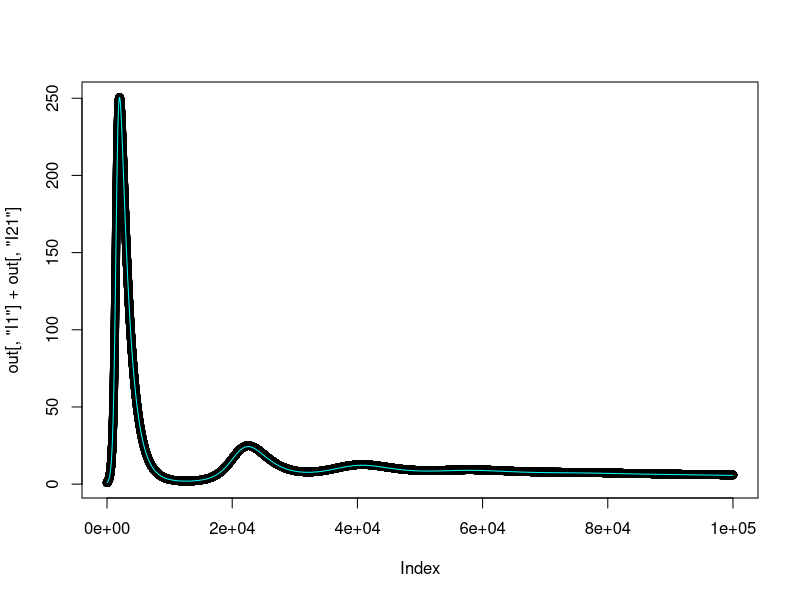
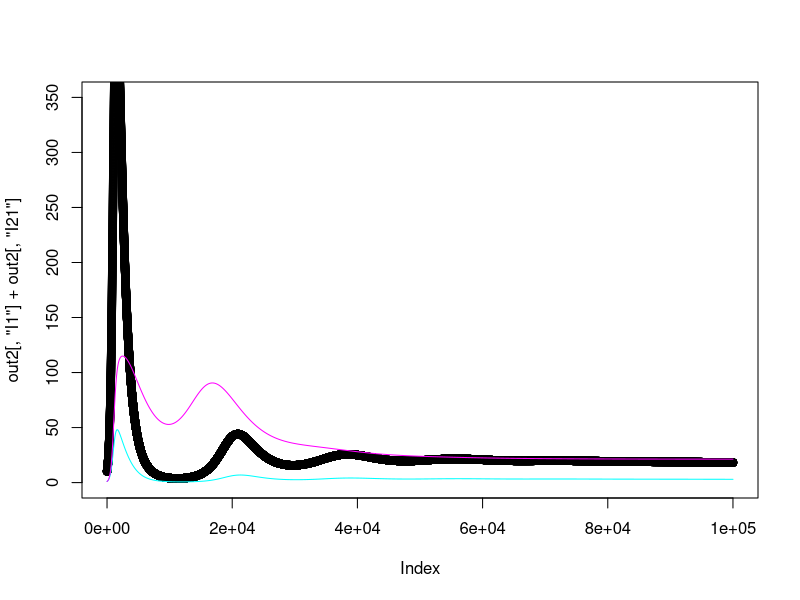
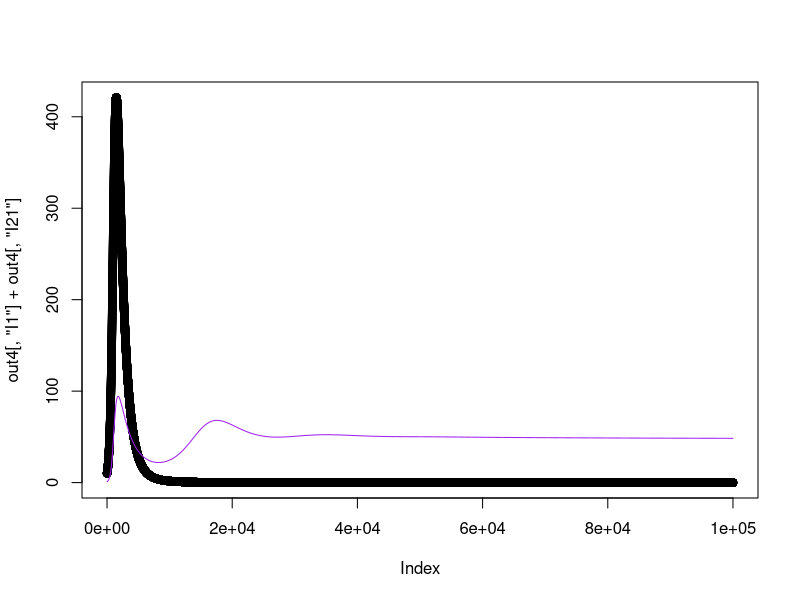
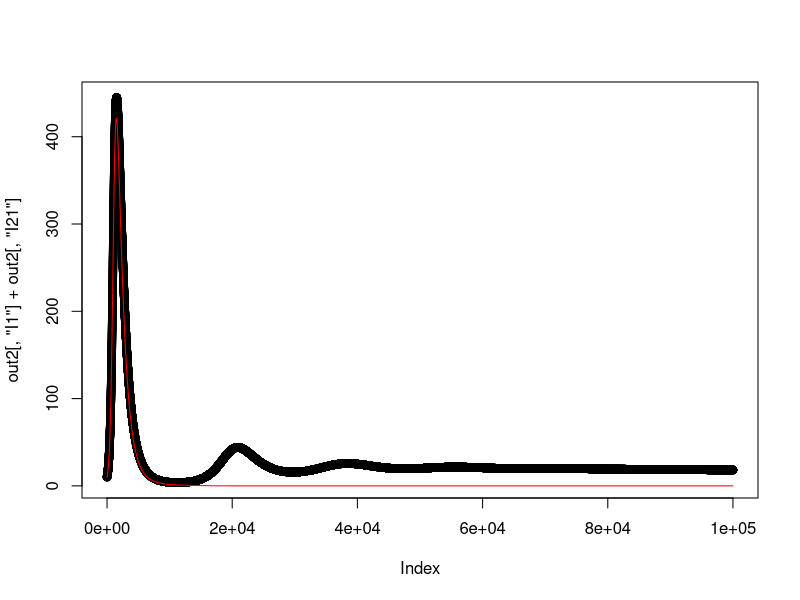

Write R code to recreate these figures, in order. (Note: this script raises an error after producing the figures.)
library(deSolve)
setwd("C:/MMID2627/day_07/age-dependent models")

SIR_2strains<-function(t, state, parameters) {
  with(as.list(c(state, parameters)),
  {
    P <- S+I1+I2+R1+R2+I12+I21+R12
    lam1 <- beta*I1/P
    lam2 <- beta*I2/P
    
    dS <- mu*P - mu*S- lam1*S - lam2*S + alpha1*R1 + alpha2*R2 
    dI1 <- lam1*S - tau1*I1 - mu*I1 
    dR1 <- tau1*I1 - mu*R1 - sigma*lam2*R1 - alpha1*R1 + alpha2*R12
    dI2 <- lam2*S - tau2*I2 - mu*I2 
    dR2 <- tau2*I2 - mu*R2 - sigma*lam1*R2 - alpha2*R2 + alpha1*R12
    dI12<- sigma*lam2*R1 - tau2*I12 - mu*I12
    dI21<- sigma*lam1*R2 - tau1*I21 - mu*I21
    dR12<- tau2*I12 + tau1*I21 - mu*R12 - alpha1*R12 - alpha2*R12
    
    list(c(dS, dI1, dR1, dI2, dR2, dI12, dI21, R12))
  }
  )
}


initP<-999 
initI1<-1
initR1<-0
initR2<-0
initI2<-1
initI12<-0
initI21<-0
initR12<-0
initS<-initP-initI1-initR1-initR2-initI2-initI12-initI21-initR12
istate <- c(S = initS, I1 = initI1, R1 = initR1, 
            I2 = initI2, R2 = initR2, I12 = initI12, I21=initI21,
            R12 = initR12)

parameters <- c(
  mu = (1/(50*52*7)),
  beta = 0.5,
  tau1 = 1/10,
  tau2 = 1/10,
  sigma= 0.2,
  alpha1= 1/300,
  alpha2= 1/365
)

time_start <- 0
time_stop <- 1000
deltat<- 0.01
tps <- seq(time_start , time_stop , by = deltat)


out <- deSolve::ode(y = istate, times = tps, func = SIR_2strains, parms = parameters) 
plot(out[,'I1']+out[,'I21'])
lines(out[,'I2']+out[,'I12'], col = "cyan")


istate['I1']<-10
out2 <- deSolve::ode(y = istate, times = tps, func = SIR_2strains, parms = parameters) 
plot(out2[,'I1']+out2[,'I21'],ylim=c(0,350))
lines(out2[,'I2']+out2[,'I12'], col = "cyan")


parameters['tau2']<-1/20
out3 <- deSolve::ode(y = istate, times = tps, func = SIR_2strains, parms = parameters) 
lines(out3[,'I2']+out3[,'I12'], col = "magenta")


parameters['sigma']<-0
out4 <- deSolve::ode(y = istate, times = tps, func = SIR_2strains, parms = parameters) 
plot(out4[,'I1']+out4[,'I21'])
lines(out4[,'I2']+out4[,'I12'], col = "purple")

plot(out2[,'I1']+out2[,'I21'])
lines(out4[,'I1']+out4[,'I21'],col="red")



########################################
# Generalised SIR model with X strains and cross-immunity
#########################################

A <- 5 # number of strains

# characteristics of each strain
beta <- seq(0.15, 2.5, length.out = A) # transmission rate
p <- rep(0.2, A) # probability of infection given a contact
omega <- rep(0/(2*365), A) # rate of loss of immunity = 1/(average duration of immunity)
rho <- rep(0.0, A) # relative infectiousness of incubation phase
nui <- rep(1/5, A) # rate of recovery = 1/(average duration of symptomatic infection phase)
nus <- rep(1/7, A) # rate if recovery for non-fatal severe
ratem <- rep(1/7, A) # 1/ time to death for fatal
rhos <- rep(0.1, A) # relative infectiousness*contacts of severe ill patients
gamma <- rep(1/4.5, A) # rate of movement from incubation to infectious stage = 1/(average incubation period)
isr <- rep(0.05, A) # prob of severe disease if case for each strain
sfr <- rep(0.005, A) # prob of death if severe for each strain
mort <- 1/(75*365) # natural mortality rate

# cross immunity matrix between strains as a diagonal matrix with 1s on the diagonal and values between 0 and 1 off-diagonal
for(i in 1:A){
  for(j in 1:A){
    if(i==j){
      cross_immunity[i,j] <- 1
    } else {
      cross_immunity[i,j] <- 2*exp(-abs(i-j))
    }
  }
}
image(cross_immunity, main = "Cross-immunity matrix between strains", xlab = "Strain", ylab = "Strain", col = heat.colors(10), axes = FALSE)

startdate <- as.Date("2020-01-31")
stopdate <- as.Date("2026-12-31")
day_start <- as.numeric(startdate - startdate)
day_stop <- as.numeric(stopdate - startdate)
times <- seq(day_start, day_stop)

##  MODEL PARAMETERS
parameters <- list(
  beta = beta,              # transmission rate
  p = p,                    # probabilty of infection given a contact 
  rho = rho,                # relative infectiousness of incubation phase
  omega = omega,            # rate of loss of immunity = 1/(average duration of immunity)
  gamma = gamma,            # rate of movement from incubation to infectious stage = 1/(average incubation period)
  nui = nui,                # rate of recovery = 1/(average duration of symptomatic infection phase)
  report = 1 / 8,           # proportion of all infections that are reported
  ratem = ratem,            # 1/ time to death for fatal
  mort = mort,              # natural mortality rate
  nus = nus,                # rate if recovery for non-fatal severe
  rhos = rhos,              # relative infectiousness*contacts of severe ill patients 
  isr = isr,                # prob of severe disease if case for each strain
  sfr = sfr,                # prob of death if severe for each strain
  cross_immunity = cross_immunity  # cross-immunity between strains
)


###########################################################################
# Define the indices for each variable
Sindex <- 1 : A
Eindex <- (A + 1) : (2 * A)
Iindex <- (2 * A + 1) : (3 * A)
Rindex <- (3 * A + 1) : (4 * A)
Hindex <- (4 * A + 1) : (5 * A)
Mindex <- (5 * A + 1) : (6 * A)
Cindex <- (6 * A + 1) : (7 * A)
CMindex <- (7 * A + 1) : (8 * A)

aci <- 5 # infecting strain index

###########################################################################
# MODEL INITIAL CONDITIONS
initI <- rep(2, A) # Infected and symptomatic
initE <- rep(1, A) # Incubating
# initE[aci] <- 1 # place random index case in E compartment
initR <- rep(0, A) # Immune
initH <- rep(0, A) # hospitalised 
initM <- rep(0, A) # died 
initC <- rep(0, A) # Cumulative cases (true)
initCM <- rep(0, A) # Cumulative deaths (true)
initP <- rep(1000, A)  # population size
initS <- initP - initE - initI -
          initR - initH - initM - initC - initCM # Susceptible (non-immune)

# initial conditions for the main solution vector
Y <- c(initS, initE, initI, initR,
       initH, initM, initC, initCM)


# set up a function to solve the equations
covid_strains <- function(t, Y, parameters) {
  with(as.list(c(Y, parameters)),
    {
      S <- Y[Sindex]
      E <- Y[Eindex]
      I <- Y[Iindex]
      R <- Y[Rindex]
      H <- Y[Hindex]
      M <- Y[Mindex]
      C <- Y[Cindex]
      CM <- Y[CMindex]
      # print(t)

      P <- (S + E + I + R + H + M)
      # print(dim(P))
      # print(S)
      birth <- mort * P
         
      lam <- p * beta * ((rho * E + I + rhos * H) / P)
      # print(dim(lam))
      dSdt <- - lam * S + omega * R  - mort * S + birth
      dEdt <- lam * S - gamma * E  - mort * E + lam %*% cross_immunity * R
      dIdt <- gamma * (1 - isr) * E - nui * I - mort * I
      dRdt <- nui * I - omega * R  - mort * R + nus * H -
            lam %*% cross_immunity * R
      dHdt <- gamma * isr * (1 - sfr) * E -
               mort * H - nus * H
      dMdt <- gamma * isr * sfr * E -  ratem * M - mort * M
         
      dCdt <- report * gamma * E
      dCMdt <- ratem * M + mort * M
         
      # return the rate of change
      list(c(dSdt, dEdt, dIdt, dRdt, dHdt, dMdt, dCdt, dCMdt))
    }
  )
}

# run the model
out <- ode(y = Y, times = times, func = covid_strains, parms = parameters)

# total population
pop <- out[, (Sindex + 1)] + out[, (Eindex + 1)] + out[, (Iindex + 1)] +
       out[, (Rindex + 1)] + out[, (Hindex + 1)] + out[, (Mindex + 1)]
tpop <- rowSums(pop)
time <- as.Date(out[, 1] + startdate)
plot(tpop)

# model dynamics - all compartments
plot(out[ ,"time"], rowSums(out[, (Sindex + 1)]), type = "l", col = "blue", ylim = c(0, 5000), xlab = "Time", ylab = "Population")
lines(out[ ,"time"], rowSums(out[, (Eindex + 1)]), col = "orange")
lines(out[ ,"time"], rowSums(out[, (Iindex + 1)]), col = "red")
lines(out[ ,"time"], rowSums(out[, (Rindex + 1)]), col = "green")
lines(out[ ,"time"], rowSums(out[, (Hindex + 1)]), col = "purple")
lines(out[ ,"time"], rowSums(out[, (Mindex + 1)]), col = "brown")
legend("topright", legend = c("Susceptible", "Exposed", "Infected", "Recovered", "Hospitalised", "Dead"), 
                      col = c("blue", "orange", "red", "green", "purple", "brown"), lty = 1, cex = 0.8)

# daily incidence
inc <- unlist(parameters["report"]) * unlist(parameters["gamma"]) * out[, (Eindex + 1)]
inc <- as.data.frame(inc)
inc_strains <- cbind(time, inc)
colnames(inc_strains) <- c("time", paste("strain", 1:A))
inc_strains_long <- reshape2::melt(inc_strains, id.vars = colnames(inc_strains)[1], variable.name = "variable", value.name = "value")
colnames(inc_strains_long) <- c("time", "strain", "incidence")

ggplot(inc_strains_long, aes(x = time, y = incidence, color = strain)) +
  geom_line() +
  labs(title = "Daily Incidence of Each Strain Over Time",
       x = "Time",
       y = "Incidence")
       
cum_inc <- colSums(unlist(parameters["report"]) * out[, (Cindex + 1)])  

# prevalence of each strain
prevalence_strains <- (out[, (Iindex + 1)]) # prevalence of infection
prevalence_strains_long <- reshape2::melt(prevalence_strains, id.vars = colnames(prevalence_strains)[1], variable.name = "variable", value.name = "value")
colnames(prevalence_strains_long) <- c("time", "strain", "prevalence")
prevalence_strains_long$strain <- as.factor(prevalence_strains_long$strain)
ggplot(prevalence_strains_long, aes(x = time, y = prevalence, color = strain)) +
  geom_line() +
  labs(title = "Prevalence of Each Strain Over Time",
       x = "Time",
       y = "Prevalence")

# morbidity and mortality
hospreq <- rowSums(out[, (Hindex + 1)]) # requirement for hospital beds
cmortality <- rowSums(out[, (CMindex + 1)]) # cumulative mortality
# plot hospital occupancy against the number of hospital beds available
plot(hospreq)

#### age groups
deaths <- (out[, CMindex + 1])
colnames(deaths) <- c("0-4", "5-9", "10-14", "15-19", "20-24",
            "25-29", "30-34", "35-39", "40-44", "45-49", "50-54",
            "55-59", "60-64", "65-69", "70-74", "75-79", "80-84",
            "85-89", "90-94", "95-99", "100+")
deaths_prop <- round(tail(deaths, 1), 0) / sum(round(tail(deaths, 1), 0))
barplot(deaths_prop)
